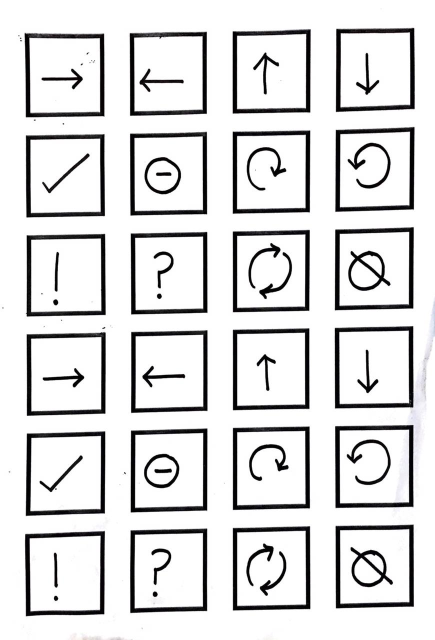
#> input picture backend/model_development/test.jpeg, 870 x 1280 px (shown at 1/2 size)
$ python -i crop.py   (imports and definitions only)
#> lines starting #> are read from the running program, lines starting #| are printed output that depends on the picture; after the words box and inside, x2 and y2 are one past the last pixel; in counts of white or black regions, pixels touching at a corner belong together
import cv2
import imutils
import numpy as np
from re import search
from PIL import Image
import os
import re


def scale_contour(contour, scale):

    M = cv2.moments(contour)
    cx = int(M['m10']/M['m00'])
    cy = int(M['m01']/M['m00'])

    cx_scaled = int(M['m10']/M['m00'])*scale
    cy_scaled = int(M['m01']/M['m00'])*scale

    cnt_norm = contour - [cx, cy]
    cnt_scaled = cnt_norm * scale
    cnt_scaled = cnt_scaled + [cx_scaled, cy_scaled]
    cnt_scaled = cnt_scaled.astype(np.int32)

    return cnt_scaled, cy_scaled

def preprocess(path_to_image):

    # load image and resize to smaller factor for better shape approximation
#> called with path_to_image = 'test.jpeg'
    image = cv2.imread(path_to_image)
#> image is the input picture: shape (1280, 870, 3); mean B, G, R 221.1, 220.8, 220.9
    resized = imutils.resize(image, width=500)
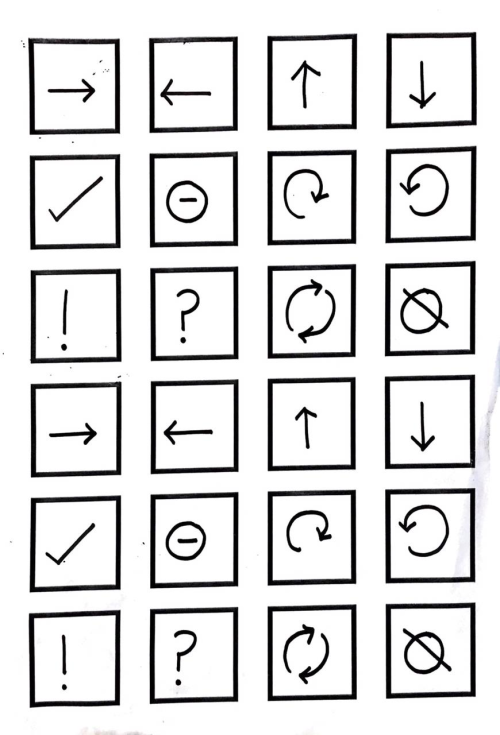
#> resized: shape (735, 500, 3); mean B, G, R 221.1, 220.8, 220.9
    resized = image
    ratio = image.shape[0] / float(resized.shape[0])
#> ratio = 1

    # convert the resized image to grayscale, blur slightly and threshold it
    gray = cv2.cvtColor(resized, cv2.COLOR_BGR2GRAY)
    (thresh, blackAndWhiteImage) = cv2.threshold(gray, 220, 255, cv2.THRESH_BINARY)
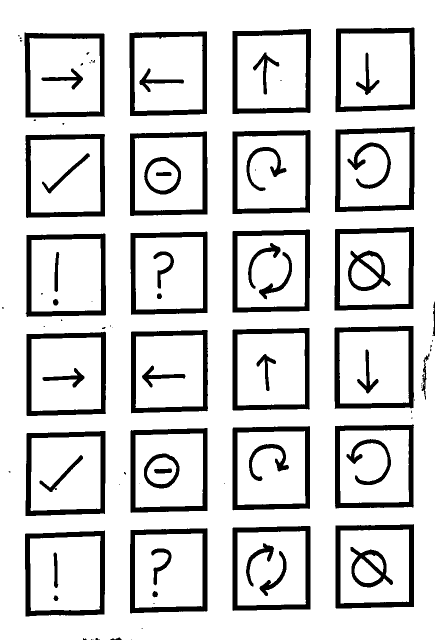
#> blackAndWhiteImage: shape (1280, 870) (shown at 1/2 size); 84.2% white; 102 black regions (41 under 20 px), largest, box (x1, y1, x2, y2) and area: (50, 1061, 210, 1233) 6116, (671, 55, 830, 225) 6111, (670, 253, 830, 424) 6102

    blurred = cv2.medianBlur(blackAndWhiteImage,5)
#> blurred: shape (1280, 870); 84.3% white; 68 black regions (8 under 20 px), largest, box (x1, y1, x2, y2) and area: (50, 1062, 210, 1233) 6117, (671, 55, 830, 224) 6115, (670, 253, 830, 424) 6098

    # # sharpen image to enhance edges
    kernel = np.array((
    [0, -1, 0],
    [-1, 5, -1],
    [0, -1, 0]), dtype="int")
    sharpened = cv2.filter2D(blurred, -1, kernel)

    return sharpened, image, 1.0

def contour_detection(preprocessed_image, src_image, ratio):

#> called with ratio = 1
    output_patches = []
    centroids = []
    heights = [] # h/2

    edged = cv2.Canny(preprocessed_image, 130, 225, 2)
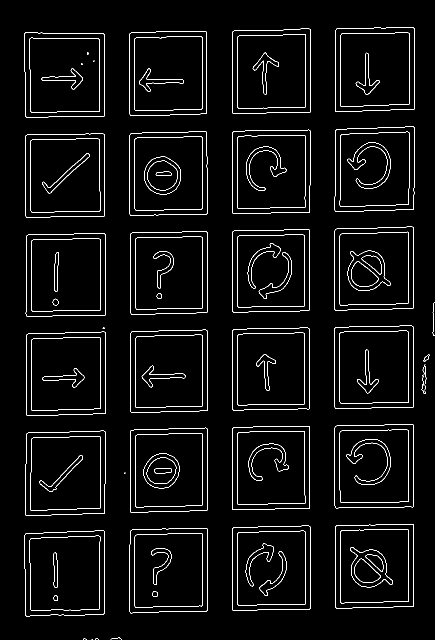
#> edged: shape (1280, 870) (shown at 1/2 size); 3.4% white in thin lines or dots
    contours, hierarchy = cv2.findContours(edged, cv2.RETR_TREE, cv2.CHAIN_APPROX_NONE)
#> contours = 191 contours, 17 with area under 20; largest, box (x1, y1, x2, y2) and area: (48, 65, 209, 235) 26522, (48, 65, 209, 235) 26518, (49, 1061, 210, 1233) 26422, (49, 1061, 210, 1233) 26417, (50, 861, 211, 1032) 26146

    for i in range(len(contours)-1, -1, -1):
        x1, y1, w1, h1 = cv2.boundingRect(contours[i])
        if cv2.contourArea(contours[i]) < 10000 or abs(w1-h1) > 100:
            contours.pop(i)
            continue
#> this loop made 191 passes
#> (i, x1, y1, w1, h1) on passes 1 to 3: (190, 711, 105, 48, 85), (189, 711, 105, 48, 85), (188, 680, 65, 140, 149)
#> after the loop, contours = 96 contours; largest, box (x1, y1, x2, y2) and area: (48, 65, 209, 235) 26522, (48, 65, 209, 235) 26518, (49, 1061, 210, 1233) 26422, (49, 1061, 210, 1233) 26417, (50, 861, 211, 1032) 26146

    for i in range(len(contours)-1, -1, -1):
        x1, y1, w1, h1 = cv2.boundingRect(contours[i])

        for j in range(i-1, -1, -1):
            x2, y2, w2, h2 = cv2.boundingRect(contours[j])
            if compare(x1, y1, w1, h1, x2, y2, w2, h2):
                print("duplicate removed")
                contours.pop(i)
                break
#> this loop made 96 passes
#> (i, x1, y1, w1, h1) on passes 1 to 12: (95, 680, 65, 140, 149), (94, 680, 65, 140, 149), (93, 670, 54, 160, 170), (92, 670, 54, 160, 170), (91, 474, 68, 138, 149), (90, 474, 68, 138, 149), (89, 464, 57, 158, 171), (88, 464, 57, 158, 171), (87, 268, 72, 137, 150), (86, 268, 72, 137, 150), (85, 258, 62, 156, 170), (84, 258, 62, 156, 170)
#> (x1, y1, w1, h1) on pass 48: (51, 466, 161, 167)
#| duplicate removed
#| duplicate removed
#| duplicate removed
#| duplicate removed
#| duplicate removed
#| duplicate removed
#| duplicate removed
#| duplicate removed
#> (further printed lines are left out)
#> after the loop, contours = 24 contours; largest, box (x1, y1, x2, y2) and area: (48, 65, 209, 235) 26522, (49, 1061, 210, 1233) 26422, (50, 861, 211, 1032) 26146, (669, 253, 830, 424) 26093, (670, 54, 830, 224) 26049

    print("Length of contours", len(contours))
#| Length of contours 24

    # [6 lines of commented-out code are left out]

    token_number = 0
    print(len(contours))
#| 24

    cnt_rects = [(cv2.boundingRect(cnt), cnt) for cnt in contours]
#> cnt_rects = 24 items
    cnt_rects = sort_contours(cnt_rects)

    for cnt_rect in cnt_rects:

        rect, contour = cnt_rect
        print(rect)
        # if len(contour) >= 1:
        if cv2.contourArea(contour) > 10000:

            cnt_scaled, cy_scaled = scale_contour(contour, ratio)
            x, y, w, h = cv2.boundingRect(cnt_scaled)
            print(w,h)
            if abs(w-h) <= 100:
                token_number += 1

                cnt_scaled, cy_scaled = scale_contour(contour, ratio)

                x, y, w, h = cv2.boundingRect(cnt_scaled)
                roi = src_image[y:y+h, x:x+w]
                print(cv2.contourArea(contour))
                # cv2.imshow('patch'+ str(token_number), roi)
                # cv2.waitKey(0)
                # cv2.destroyAllWindows()

                output_patches.append(roi)
                centroids.append(cy_scaled)
                heights.append(h/2)

    return output_patches, centroids, heights


def detect_tokens(path_to_image): # wrapper function

    preprocessed_img, img, ratio = preprocess(path_to_image)
    output_patches, centroids, heights =  contour_detection(preprocessed_img, img, ratio)
    # line_number = get_line_numbers(centroids, heights)

    return output_patches


def compare(x1, y1, w1, h1, x2, y2, w2, h2):
    """
    Compare if two contours denote the same area
    """
    if abs(x1-x2) < 50 and abs(y1-y2) < 50 and abs(w1-w2) < 50 and abs(h1-h2) < 50:
        return True
    return False

def sort_contours(cnt_rects):
    sort_vertically = sorted(cnt_rects,key=lambda  x:x[0][1])
#> sort_vertically = 24 items
    sort_horizontally = list()
    for i in range(6):
        sort_horizontally.extend(sorted(sort_vertically[4*i: 4*i + 4], key= lambda x: x[0][0]))
#> after the loop, sort_horizontally = 24 items
    return sort_horizontally


# output_patches = detect_tokens('test.jpeg')
# print(output_patches, len(output_patches))


# Try later -- fix the approximate size of the bounding boxes based on the file size ( or the number of pixels in the file )

>>> result = detect_tokens('test.jpeg')
#> the loop in contour_detection, `for cnt_rect in cnt_rects: ` made 24 passes
#> (printed output is left out)
#> pass 1, in contour_detection, `roi = src_image[y:y+h, x:x+w]`:
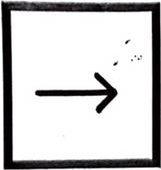
#> roi: shape (170, 161, 3); mean B, G, R 200.9, 200.4, 201.1
#> pass 2, in contour_detection, `roi = src_image[y:y+h, x:x+w]`:
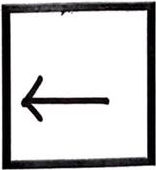
#> roi: shape (170, 156, 3); mean B, G, R 201, 200.5, 201
#> pass 3, in contour_detection, `roi = src_image[y:y+h, x:x+w]`:
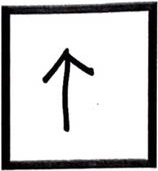
#> roi: shape (171, 158, 3); mean B, G, R 199.9, 199.5, 199.8
#> after the loop in contour_detection, `for cnt_rect in cnt_rects:`:
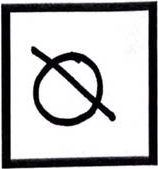
#> roi: shape (169, 158, 3); mean B, G, R 186.9, 186.2, 186.3
